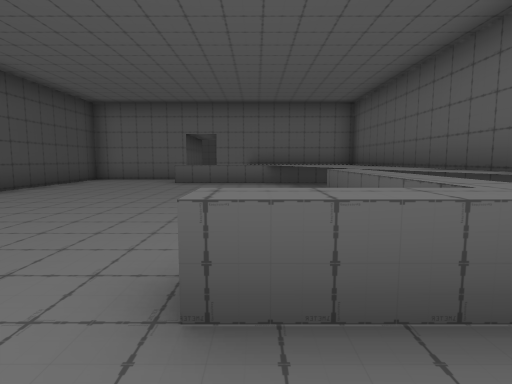
view 1 (above)

14 first-person views from a walk through a 3-D level made in the Unity game engine. The camera is 1.3 m above the floor, tilts 6° down and sees 80° across. The floor is counted in squares, 2 m on a side. Each view is taken from the middle of a square. On the plan, view 1 faces up. The plan holds only what a view shows up to about 10 squares ahead; the rest is blank. The place goes on beyond the plan. The player is left out. Some surface patterns are stand-ins.

view 2
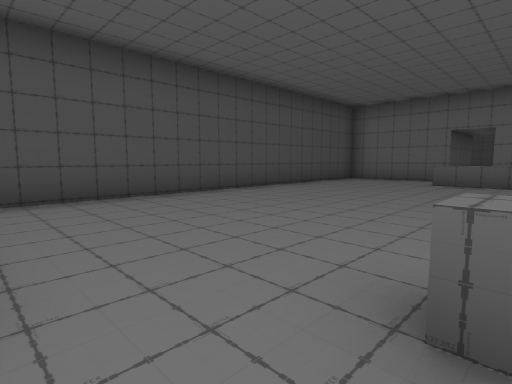

view 3
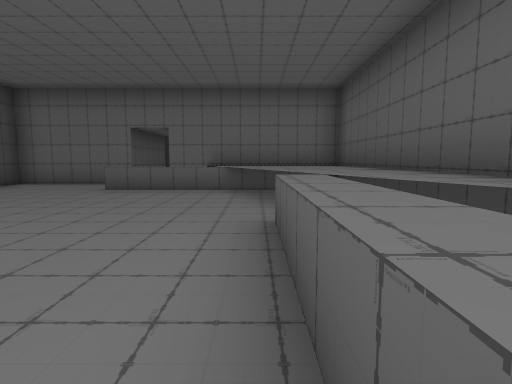

view 4
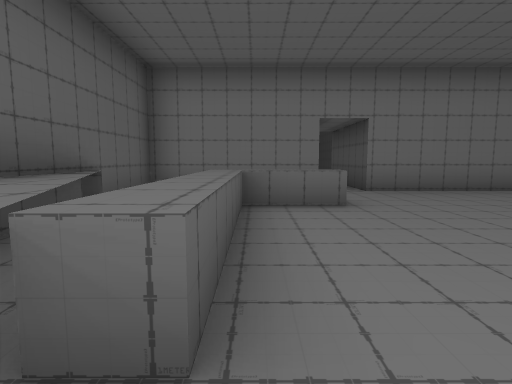

view 5
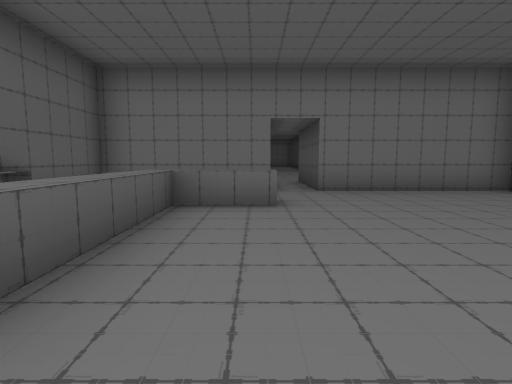

view 6
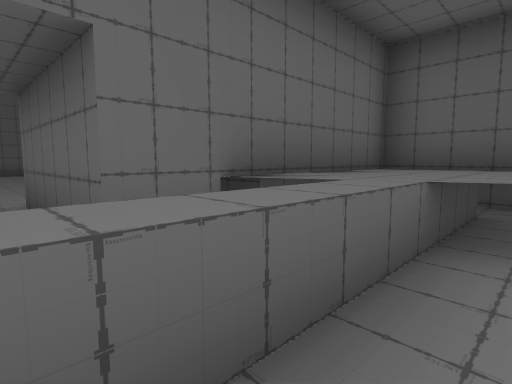

view 7
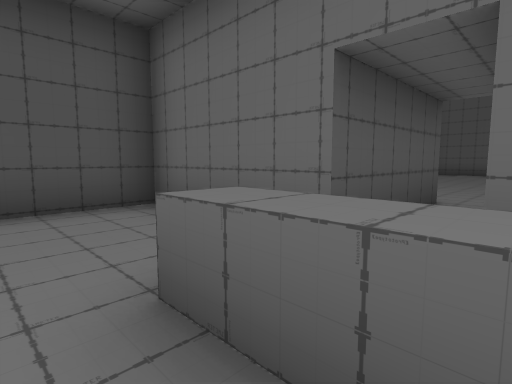

view 8
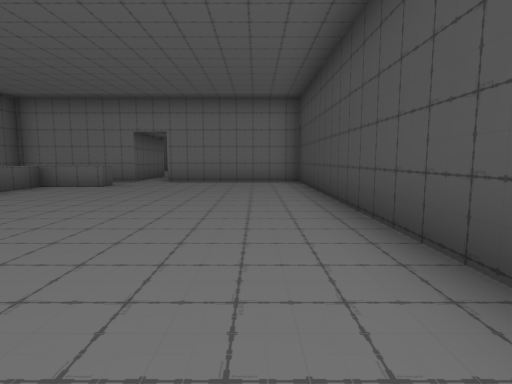

view 9
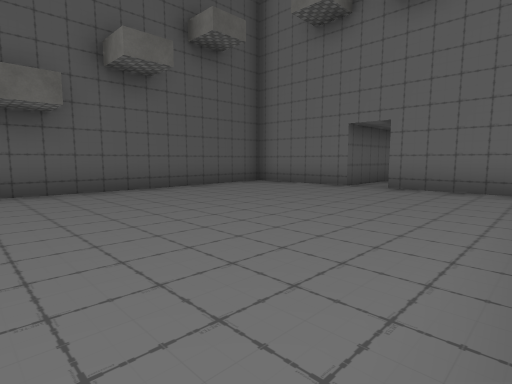

view 10
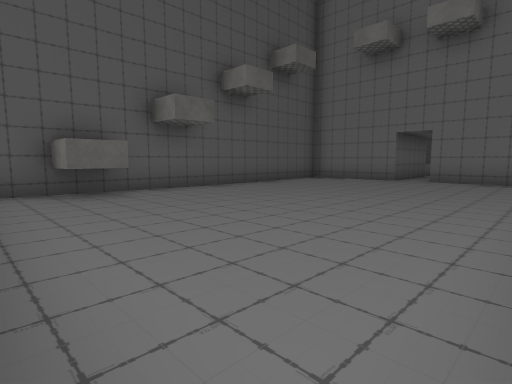

view 11
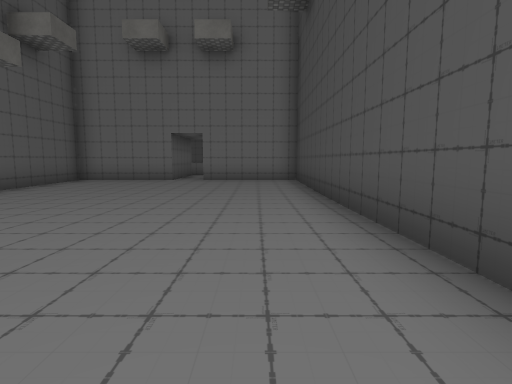

view 12
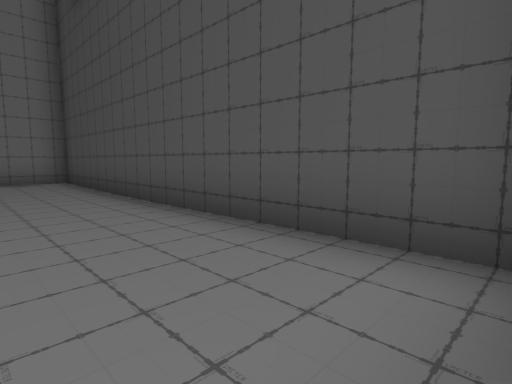

view 13
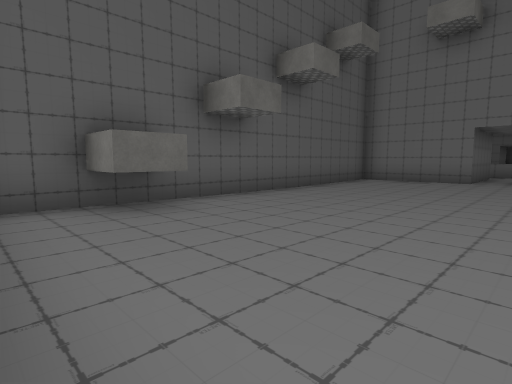

view 14
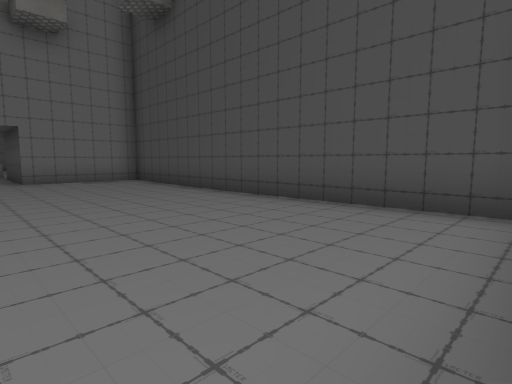

### Floor plan
Key: @ floor where view 1 was taken; # wall or solid block; . floor; ^ raised ledge.
Columns run from 6 left of view 1 to 4 right of it. Each row starts with its distance up from view 1.
 23 #.......#
 22 #.......#
 21 #......##
 20 #.......#
 19 #.......#
 18 #.......#
 17 #.......#
 16 #.......#
 15 #.......#
 14 #.......#
 13 ####.####
 12    #.##
 11    #.##
 10 #...  ^^^^
  9 #...^^^^^^
  8 #......^^^
  7 #......^^^
  6 #.......^^
  5 #.......^^
  4 #.......^^
  3 #.......^^
  2 #.......^^^
  1 #.....^^  #
  0 #.....@   #
 -1 #####.####
 -2     #.
 -3     #.

Positions as (right, up) in squares from view 1, and headings:
1: (0, 0), facing up
2: (0, 0), facing up-left
3: (1, 2), facing up
4: (1, 6), facing down
5: (0, 6), facing down
6: (-2, 8), facing up-right
7: (-1, 8), facing up-left
8: (-4, 9), facing down
9: (-5, 20), facing down-right
10: (-5, 23), facing down-right
11: (-4, 23), facing down
12: (-3, 23), facing down-left
13: (-3, 23), facing down-right
14: (-1, 23), facing down-left
